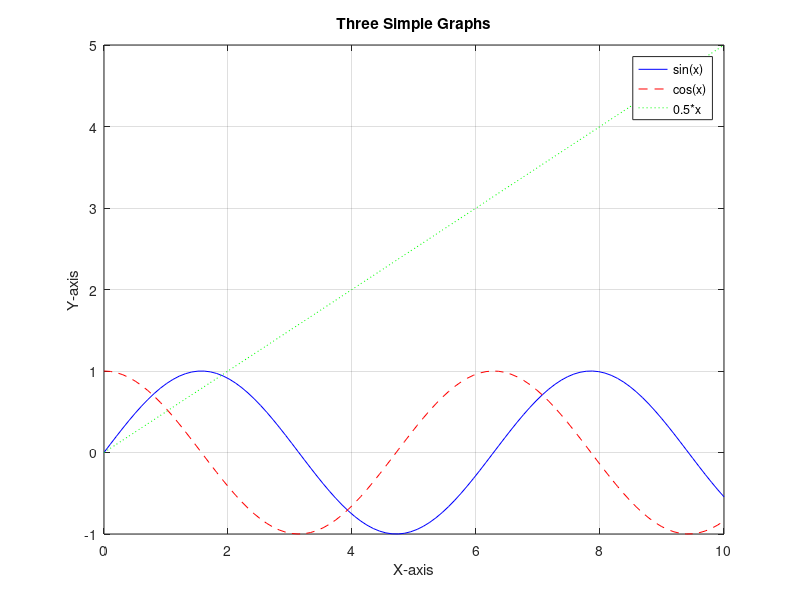

Reproduce this figure in MATLAB.
% Generate some sample data
x = linspace(0, 10, 100);  % Create a vector of 100 points from 0 to 10

y1 = sin(x);              % Sine wave
y2 = cos(x);              % Cosine wave
y3 = 0.5 * x;             % Linear function

% Plot the first graph (sin(x)) with a blue solid line
plot(x, y1, 'b-');  % 'b-' represents blue solid line

hold on;  % Keep the current plot and add the next one

% Plot the second graph (cos(x)) with a red dashed line
plot(x, y2, 'r--');  % 'r--' represents red dashed line

% Plot the third graph (0.5*x) with a green dotted line
plot(x, y3, 'g:');   % 'g:' represents green dotted line

hold off;  % Release the hold on the current plot

% Add labels and a legend
xlabel('X-axis');
ylabel('Y-axis');
title('Three Simple Graphs');
legend('sin(x)', 'cos(x)', '0.5*x');

% Display the grid
grid on;

